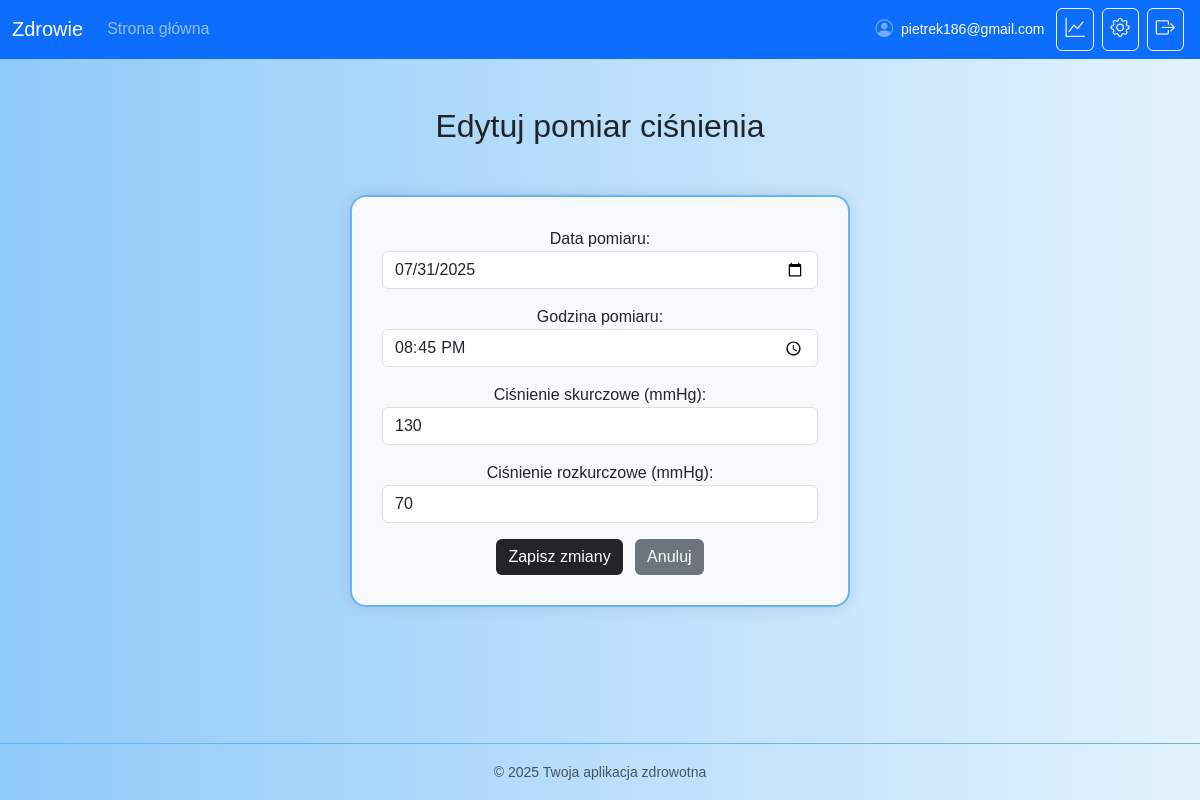
/pressure/edit/2/ (signed in), run on the app's committed database.
### core/models.py (models this page shows, shortened)
class CustomUser(AbstractBaseUser):
    email = models.EmailField(unique=True)
    first_name = models.CharField(max_length=100)
    last_name = models.CharField(max_length=100)
    date_of_birth = models.DateField()
    guardian_email = models.EmailField()
    guardian_phone = models.CharField(
        max_length=16,
        blank=True,
        validators=[phone_validator],
        help_text="Numer telefonu opiekuna w formacie międzynarodowym, np. +48..."
    )
    is_active = models.BooleanField(default=True)
    is_staff = models.BooleanField(default=False)
    objects = CustomUserManager()
    USERNAME_FIELD = 'email'
    REQUIRED_FIELDS = ['first_name', 'last_name', 'date_of_birth', 'guardian_email', 'guardian_phone']

### pressure/models.py (models this page shows, shortened)
class PressureMeasurement(models.Model):
    user = models.ForeignKey(settings.AUTH_USER_MODEL, on_delete=models.CASCADE)
    systolic = models.IntegerField(verbose_name="Ciśnienie skurczowe (mmHg)")
    diastolic = models.IntegerField(verbose_name="Ciśnienie rozkurczowe (mmHg)")
    date = models.DateField(verbose_name="Data pomiaru")
    time = models.TimeField(verbose_name="Godzina pomiaru")

### pressure/views.py (the view)
# urls.py: path('edit/<int:measurement_id>/', views.edit_pressure, name='edit_pressure'),
def edit_pressure(request, measurement_id):
    measurement = get_object_or_404(PressureMeasurement, id=measurement_id, user=request.user)
    if request.method == 'POST':
        form = PressureMeasurementForm(request.POST, instance=measurement)
        if form.is_valid():
            form.save()
            messages.success(request, 'Pomyślnie zaktualizowano pomiar ciśnienia.')
            return redirect('pressure_results')
    else:
        form = PressureMeasurementForm(instance=measurement)
    return render(request, 'pressure/edit_pressure.html', {'form': form})

### pressure/forms.py
class PressureMeasurementForm(forms.ModelForm):
    class Meta:
        model = PressureMeasurement
        fields = ['date', 'time', 'systolic', 'diastolic']
        widgets = {
            'date': forms.DateInput(format='%Y-%m-%d', attrs={
                'type': 'date',
                'class': 'form-control'
            }),
            'time': forms.TimeInput(attrs={'type': 'time', 'class': 'form-control'}),
            'systolic': forms.NumberInput(attrs={'class': 'form-control', 'placeholder': 'np. 120'}),
            'diastolic': forms.NumberInput(attrs={'class': 'form-control', 'placeholder': 'np. 80'}),
        }

### pressure/templates/pressure/edit_pressure.html (shortened to what this page needs)
{% extends 'core/base.html' %}
{% load static %}
{% block content %}
<div class="container mt-5">
    <h2 class="text-center mb-4">Edytuj pomiar ciśnienia</h2>
    <div class="form-container">
        <form method="post">
            {{ form.as_p }}
            <button type="submit" class="btn btn-dark">Zapisz zmiany</button>
            <a href="{% url 'pressure_results' %}" class="btn btn-secondary ms-2">Anuluj</a>
        </form>
    </div>
</div>
{% endblock %}

### core/templates/core/base.html (shortened to what this page needs)
<!DOCTYPE html>
<html lang="pl">
<head>
    {% load static %}
    <link href="https://cdn.jsdelivr.net/npm/bootstrap@5.3.2/dist/css/bootstrap.min.css" rel="stylesheet">
    <link rel="stylesheet" href="https://cdn.jsdelivr.net/npm/bootstrap-icons@1.10.5/font/bootstrap-icons.css">
    <link rel="stylesheet" href="{% static 'css/style.css' %}">
</head>
<body class="d-flex flex-column min-vh-100">
<nav class="navbar navbar-expand-lg navbar-dark bg-primary">
    <div class="container-fluid">
        <a class="navbar-brand" href="#">Zdrowie</a>
        <div class="collapse navbar-collapse">
            <ul class="navbar-nav me-auto mb-2 mb-lg-0">
                {% if user.is_authenticated and request.resolver_match.url_name != "login" and request.resolver_match.url_name != "register" and request.resolver_match.url_name != "dashboard" %}
                <li class="nav-item">
                    <a class="nav-link" href="{% url 'dashboard' %}">Strona główna</a>
                </li>
                {% endif %}
            </ul>
            {% if user.is_authenticated and request.resolver_match.url_name != "login" and request.resolver_match.url_name != "register" %}
            <ul class="navbar-nav ms-auto d-flex flex-row align-items-center">
                <li class="nav-item mx-2">
                    <span class="navbar-text d-flex align-items-center gap-2">
                        <i class="bi bi-person-circle opacity-75" style="font-size:1.1rem;"></i>
                        <span class="small d-none d-sm-inline text-truncate text-white fw-normal"
                              style="max-width: 220px;"
                              title="{% firstof user.email user.get_username %}">
                            {% firstof user.email user.get_username %}
                        </span>
                    </span>
                </li>
                <li class="nav-item mx-1">
                    <a class="btn btn-outline-light rounded px-2" href="{% url 'select_results' %}" title="Wyniki pomiarów">
                        <i class="bi bi-graph-up" style="font-size: 1.2rem;"></i>
                    </a>
                </li>
                <li class="nav-item mx-1">
                    <a class="btn btn-outline-light rounded px-2" href="{% url 'settings' %}" title="Ustawienia">
                        <i class="bi bi-gear" style="font-size: 1.2rem;"></i>
                    </a>
                </li>
                <li class="nav-item mx-1">
                    <a class="btn btn-outline-light rounded px-2" href="{% url 'logout' %}" title="Wyloguj się">
                        <i class="bi bi-box-arrow-right" style="font-size: 1.2rem;"></i>
                    </a>
                </li>
            </ul>
            {% endif %}
        </div>
    </div>
</nav>
<div class="flex-grow-1">
    {% block content %}{% endblock %}
</div>
<footer class="bg-light text-center text-muted py-3 mt-auto">
    <small>&copy; 2025 Twoja aplikacja zdrowotna</small>
</footer>
</body>
</html>

### core/static/css/style.css (style rules this page uses)
body { background: linear-gradient(to right, #90caf9, #e3f2fd); min-height: 100vh; margin: 0; font-family: Arial, sans-serif; }
.form-container { background-color: #f8f9fa; border: 2px solid #64b5f6; border-radius: 1rem; max-width: 500px; width: 90%; padding: 30px; margin: 50px auto; box-shadow: 0 0 15px rgba(0, 0, 0, 0.1); text-align: center; }
.btn-dark { background-color: #212529 !important; color: #ffffff !important; border: none !important; transition: 0.3s !important; }
.btn-secondary { background-color: #6c757d !important; color: #ffffff !important; border: none !important; transition: 0.3s !important; }
footer { background: linear-gradient(to right, #90caf9, #e3f2fd); border-top: 1px solid #64b5f6; color: #333; }

### data on the page
CustomUser: email "pietrek186@gmail.com"
PressureMeasurement: date "07/31/2025", time "20:45:00", systolic "130", diastolic "70"
